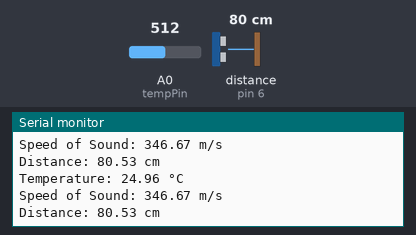
This sketch was run on a simulated Arduino Uno, built with avr-gcc and run on an emulated ATmega328P. Parts: the last lines printed to the serial monitor. Wiring (inferred from the names in the program): ultrasonic range finder: trigger pin 7; echo pin 6. The test bench sets the inputs (shaded band); at power-on: distance to the obstacle (sensor on pin 6) 80 cm, A0 (tempPin) = 512. The echo pulse lasts 58.3 µs per cm.

Above: at 1.8 s.
1.9 s: distance to the obstacle (sensor on pin 6) set to 2 cm
At 2.4 s:
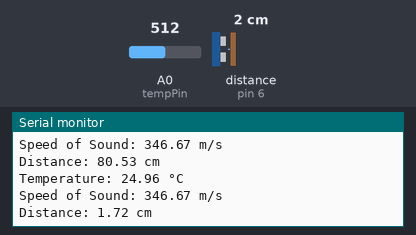
3.4 s: A0 (tempPin) set to 716
At 4.4 s:
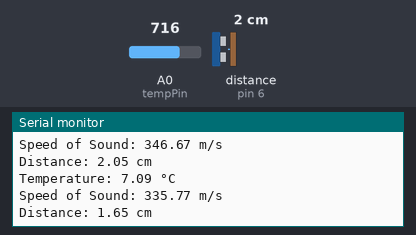
4.9 s: distance to the obstacle (sensor on pin 6) set to 4 cm
At 5.9 s:
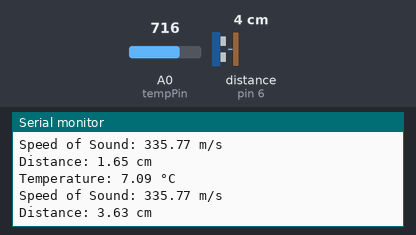
6.4 s: A0 (tempPin) set to 900
At 7.9 s:
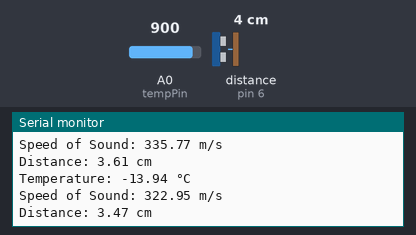
Timing chart, 0 to 8.9 s (numbered marks = the images above; inputs shaded):
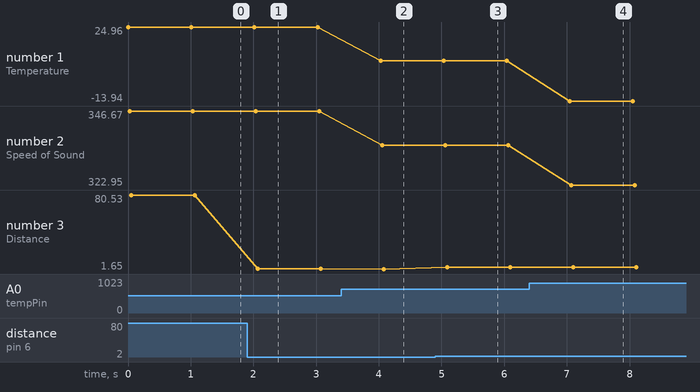

Measured:
- after the input at 1.9 s, the serial monitor: prints a new line after 0.17 s (image 1)
- after the input at 3.4 s, the serial monitor: prints a new line after 0.63 s (image 2)
- after the input at 4.9 s, the serial monitor: prints a new line after 0.19 s (image 3)
- after the input at 6.4 s, the serial monitor: prints a new line after 0.65 s (image 4)
- plotted number 1: 24.96 → 7.09 after the input at 3.4 s, 7.09 → -13.94 after the input at 6.4 s
- plotted number 2: 346.67 → 335.77 after the input at 3.4 s, 335.77 → 322.95 after the input at 6.4 s
- plotted number 3: 80.53 → 2.05 after the input at 1.9 s, 2.05 → 1.65 after the input at 3.4 s, 1.65 → 3.61 after the input at 4.9 s, 3.61 → 3.49 after the input at 6.4 s

The sketch:

ultrasonic_auto_calibration.ino
```cpp
// 超声波传感器引脚定义
const int trigPin = 7;  // 触发引脚
const int echoPin = 6;  // 回波引脚

// 温度传感器引脚定义
const int tempPin = A0; // 温度传感器模拟输入引脚

// 常量定义
const float R0 = 10000.0; // NTC在25°C时的电阻值（10kΩ）
const float T0 = 298.15;  // 参考温度（25°C，单位为开尔文）
const float B = 3950.0;   // NTC的材料常数
const float VCC = 5.0;    // 电源电压

void setup() {
  Serial.begin(9600);     // 初始化串口通信
  pinMode(trigPin, OUTPUT); // 设置触发引脚为输出模式
  pinMode(echoPin, INPUT);  // 设置回波引脚为输入模式
}

void loop() {
  // 1. 读取温度
  float temperature = readTemperature(); // 获取当前温度
  Serial.print("Temperature: ");
  Serial.print(temperature);
  Serial.println(" °C");

  // 2. 计算当前声速
  float speedOfSound = 331.45 + 0.61 * temperature; // 声速公式
  Serial.print("Speed of Sound: ");
  Serial.print(speedOfSound);
  Serial.println(" m/s");

  // 3. 超声波测距
  float distance = measureDistance(speedOfSound); // 测量距离
  Serial.print("Distance: ");
  Serial.print(distance);
  Serial.println(" cm");

  delay(1000); // 延迟1秒
}

// 读取温度函数
float readTemperature() {
  int sensorValue = analogRead(tempPin); // 读取模拟值
  float Vout = (sensorValue / 1023.0) * VCC; // 计算分压点电压
  float Rt = R0 * Vout/ (VCC - Vout); // 计算NTC电阻值

  // 将电阻值转换为温度（开尔文）
  float T = 1 / (1/T0 + (1/B) * log(Rt/R0));
  float temperature = T - 273.15; // 转换为摄氏度
  return temperature;
}

// 超声波测距函数
float measureDistance(float speedOfSound) {
  // 发送超声波脉冲
  digitalWrite(trigPin, LOW);
  delayMicroseconds(2);
  digitalWrite(trigPin, HIGH);
  delayMicroseconds(10);
  digitalWrite(trigPin, LOW);

  // 读取回波时间
  long duration = pulseIn(echoPin, HIGH);

  // 计算距离（单位：厘米）
  float distance = (duration * speedOfSound) / 20000.0;
  return distance;
}
```
